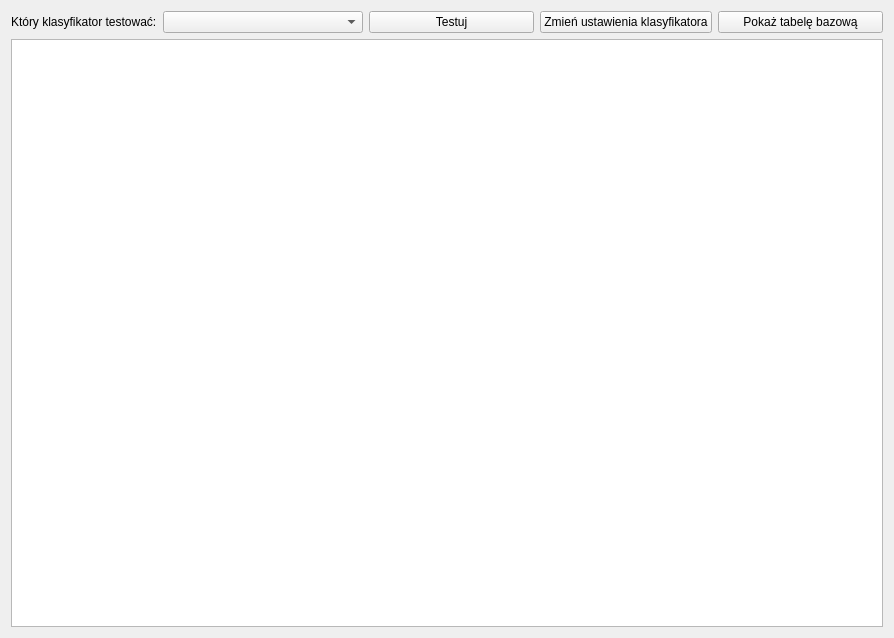
<?xml version="1.0" encoding="UTF-8"?>
<ui version="4.0">
 <class>TestKlasyfikatoraForm</class>
 <widget class="QWidget" name="TestKlasyfikatoraForm">
  <property name="geometry">
   <rect>
    <x>0</x>
    <y>0</y>
    <width>894</width>
    <height>638</height>
   </rect>
  </property>
  <property name="windowTitle">
   <string>Test Leave Out klasyfikatora</string>
  </property>
  <layout class="QGridLayout" name="gridLayout">
   <item row="0" column="0">
    <layout class="QVBoxLayout" name="verticalLayout">
     <item>
      <layout class="QHBoxLayout" name="horizontalLayout_2">
       <item>
        <layout class="QHBoxLayout" name="horizontalLayout">
         <item>
          <widget class="QLabel" name="label">
           <property name="text">
            <string>Który klasyfikator testować:</string>
           </property>
          </widget>
         </item>
         <item>
          <widget class="QComboBox" name="comboBoxKlasyfikatory">
           <property name="minimumSize">
            <size>
             <width>200</width>
             <height>0</height>
            </size>
           </property>
          </widget>
         </item>
        </layout>
       </item>
       <item>
        <widget class="QPushButton" name="btnTestuj">
         <property name="text">
          <string>Testuj</string>
         </property>
        </widget>
       </item>
       <item>
        <widget class="QPushButton" name="btnZmienUstawieniaKlasyfikatora">
         <property name="text">
          <string>Zmień ustawienia klasyfikatora</string>
         </property>
        </widget>
       </item>
       <item>
        <widget class="QPushButton" name="btnPokazTabele">
         <property name="text">
          <string>Pokaż tabelę bazową</string>
         </property>
        </widget>
       </item>
      </layout>
     </item>
     <item>
      <widget class="QTextEdit" name="txtWyniki"/>
     </item>
    </layout>
   </item>
  </layout>
 </widget>
 <resources/>
 <connections/>
</ui>
